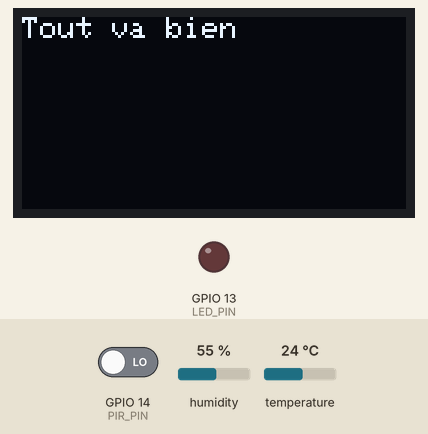
The sketch below on a simulated ESP32. On the bench: 128×64 one-colour display, output pins drawn as LEDs (lit = HIGH). The inputs (shaded band) are chosen by the test bench; at power-on: temperature 24 °C, GPIO 14 (PIR_PIN) LOW, humidity 55 %. WiFi joins after 1.5 s; servers stay silent unless stated; no MQTT or app messages arrive unless stated; what the sketch prints to the serial monitor is not drawn.

Above: at 2.8 s.
2.9 s: temperature set to 39.1 °C
5.6 s: temperature set to 40.8 °C
At 6.8 s:
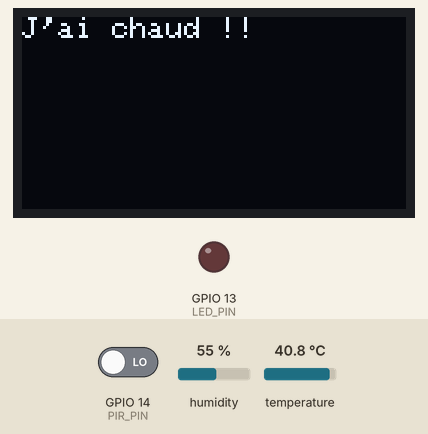
8.3 s: GPIO 14 (PIR_PIN) driven HIGH
At 10.9 s:
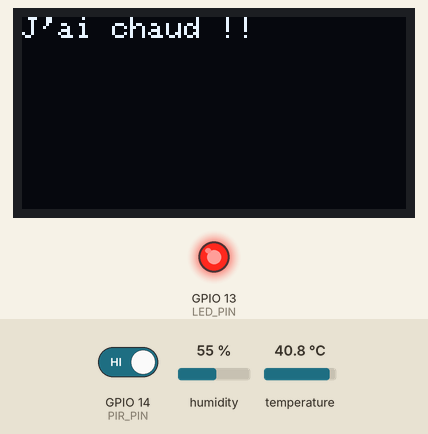
11.2 s: temperature set to 12 °C
At 12.7 s:
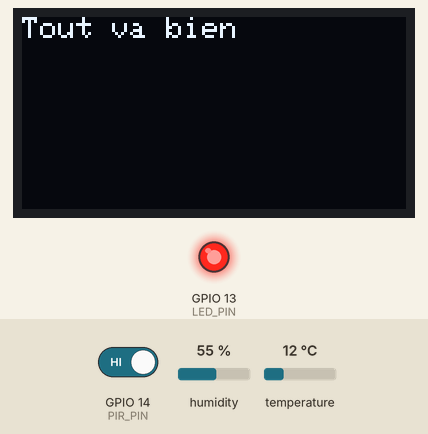
13.9 s: GPIO 14 (PIR_PIN) driven LOW
At 17.0 s:
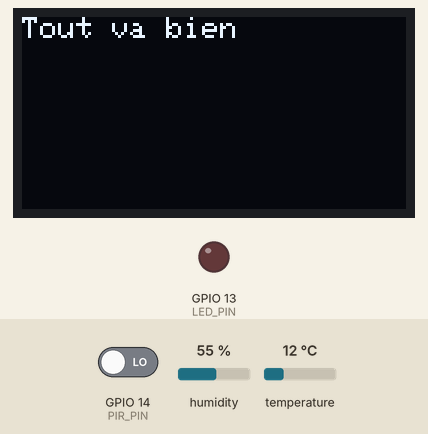
17.3 s: temperature set to 41 °C
At 18.6 s:
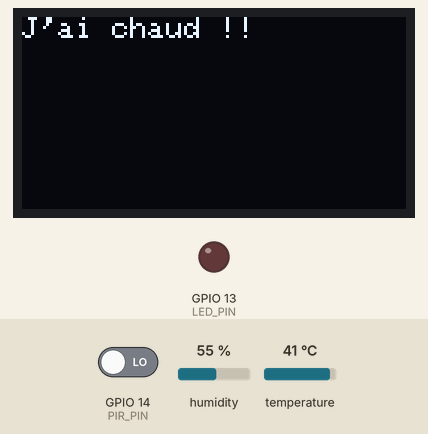
Timing chart, 0 to 20.3 s (numbered marks = the images above; inputs shaded):
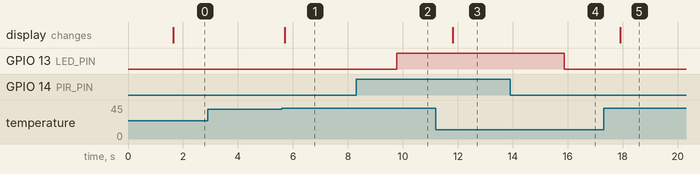

The sketch:

sketch.ino
```cpp
#include <WiFi.h>
#include <Wire.h>
#include <Adafruit_SSD1306.h>
#include <DHT.h>
#include <PubSubClient.h>

#define WIFI_AP "Wokwi-GUEST"
#define WIFI_PASS ""

#define PIR_PIN 14
#define LED_PIN 13
#define DHT_PIN 15
#define DHT_TYPE DHT22

// Informations du serveur ThingsBoard
#define TB_SERVER "thingsboard.cloud"
#define TOKEN "PQvY9U0pxhytrDqUiXa9"

// Initialisation des objets DHT, OLED et MQTT
DHT dht(DHT_PIN, DHT_TYPE);
Adafruit_SSD1306 display(128, 64, &Wire);
WiFiClient espClient;
PubSubClient client(espClient);

void connectToWiFi() {
  WiFi.begin(WIFI_AP, WIFI_PASS);
  while (WiFi.status() != WL_CONNECTED) {
    delay(500);
    Serial.print(".");
  }
  Serial.println("\nConnecté au WiFi");
}

void connectToThingsBoard() {
  client.setServer(TB_SERVER, 1883);
  while (!client.connected()) {
    Serial.print("Connexion à ThingsBoard...");
    if (client.connect("ESP32_Device", TOKEN, NULL)) {
      Serial.println("Connecté à ThingsBoard");
    } else {
      Serial.print("Échec de connexion, rc=");
      Serial.print(client.state());
      Serial.println(" nouvelle tentative dans 3 secondes");
      delay(3000);
    }
  }
}

void setup() {
  Serial.begin(115200);
  pinMode(PIR_PIN, INPUT);
  pinMode(LED_PIN, OUTPUT);
  dht.begin();

  // Ecran OLED
  if (!display.begin(SSD1306_SWITCHCAPVCC, 0x3C)) {
    Serial.println(F("Échec de l'initialisation de l'écran OLED"));
    while (true);
  }

  display.clearDisplay();
  display.setTextSize(1);
  display.setTextColor(WHITE);
  display.display();

  // WiFi et ThingsBoard
  connectToWiFi();
  connectToThingsBoard();
}

void loop() {

  if (!client.connected()) {
    connectToThingsBoard();
  }
  client.loop();

  // Capteur DHT22
  float temperature = dht.readTemperature();
  float humidity = dht.readHumidity();

  // Vérification capteur DHT22
  if (isnan(temperature) || isnan(humidity)) {
    Serial.println("Erreur de lecture du capteur DHT22 !");
    displayMessage("Erreur capteur");
  } else {
    Serial.printf("Température: %.2f °C, Humidité: %.2f %%\n", temperature, humidity);
    if (temperature >= 40) {
      displayMessage("J'ai chaud !!");
    } else {
      displayMessage("Tout va bien");
    }

    // Envoi des données à ThingsBoard
    String payload = "{\"temperature\":" + String(temperature) + ", \"humidity\":" + String(humidity) + "}";
    client.publish("v1/devices/me/telemetry", payload.c_str());
    Serial.println("Données envoyées à ThingsBoard : " + payload);
  }

  // Détection de mouvement avec le capteur PIR
  if (digitalRead(PIR_PIN) == HIGH) {
    digitalWrite(LED_PIN, HIGH);
    Serial.println("Mouvement détecté !");
  } else {
    digitalWrite(LED_PIN, LOW);
  }

  delay(2000);
}

void displayMessage(const char *message) {
  display.clearDisplay();
  display.setCursor(0, 0);
  display.print(message);
  display.display();
}
```

Measured:
- the behaviour switches between 39.9 and 40 °C on temperature (found by bisection; images 0 and 1)
- after the input at 2.9 s, every drawn part: stays the same
- after the input at 5.6 s, the display: changes after 0.11 s (image 1)
- after the input at 8.3 s, GPIO 13 (LED_PIN): LOW → HIGH after 1.5 s
- after the input at 11.2 s, the display: changes after 0.61 s (image 3)
- after the input at 13.9 s, GPIO 13 (LED_PIN): HIGH → LOW after 2.0 s
- after the input at 17.3 s, the display: changes after 0.61 s (image 5)
